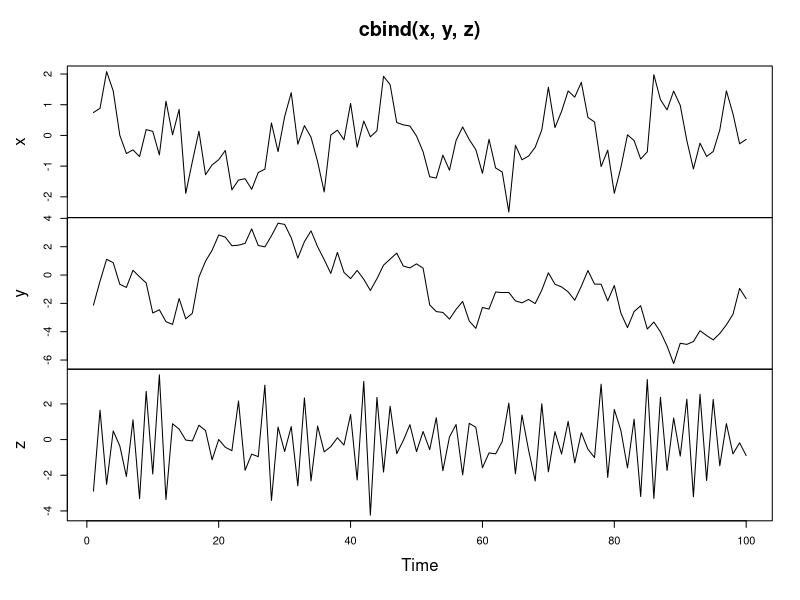
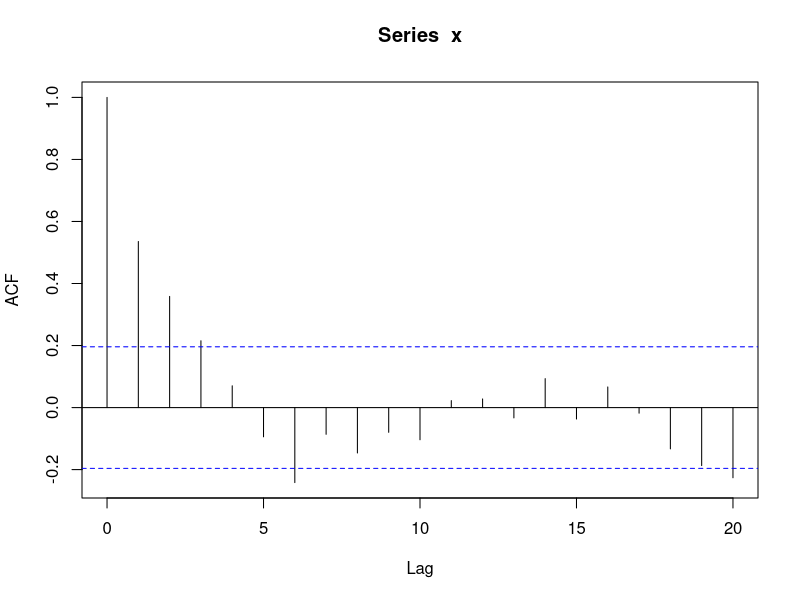
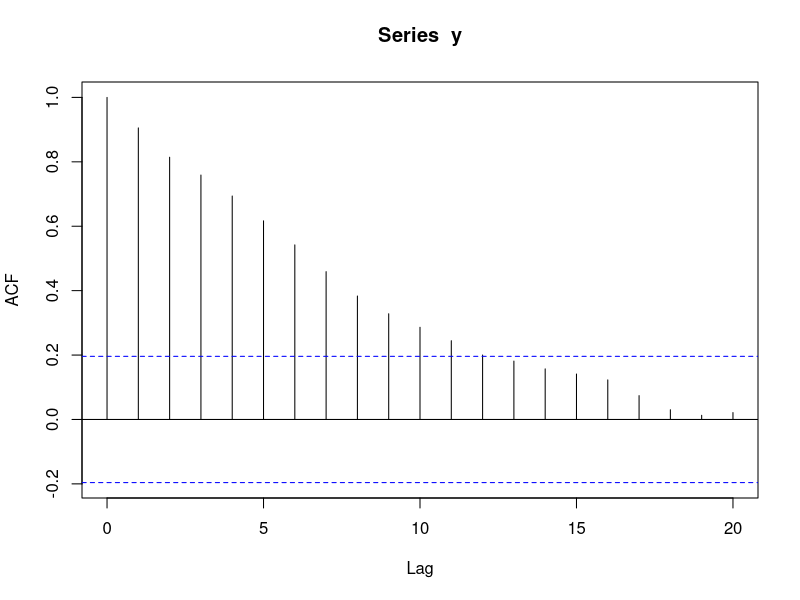
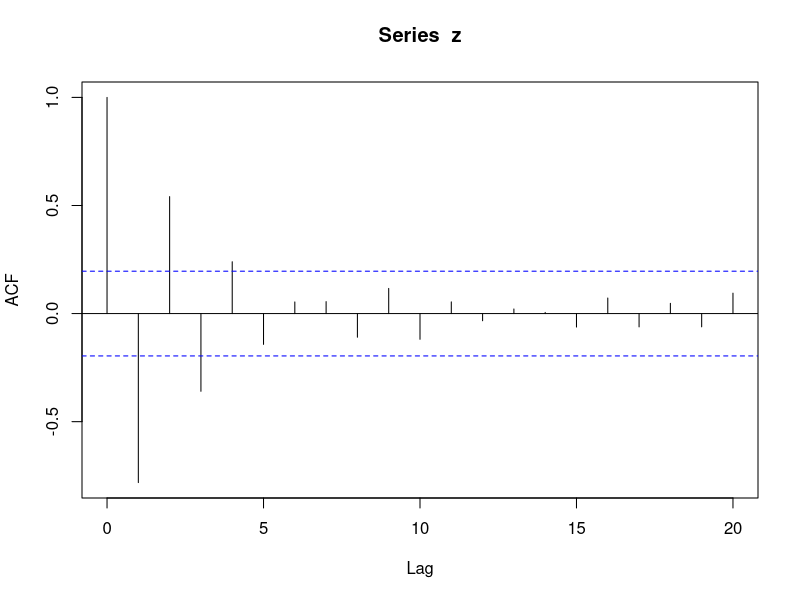
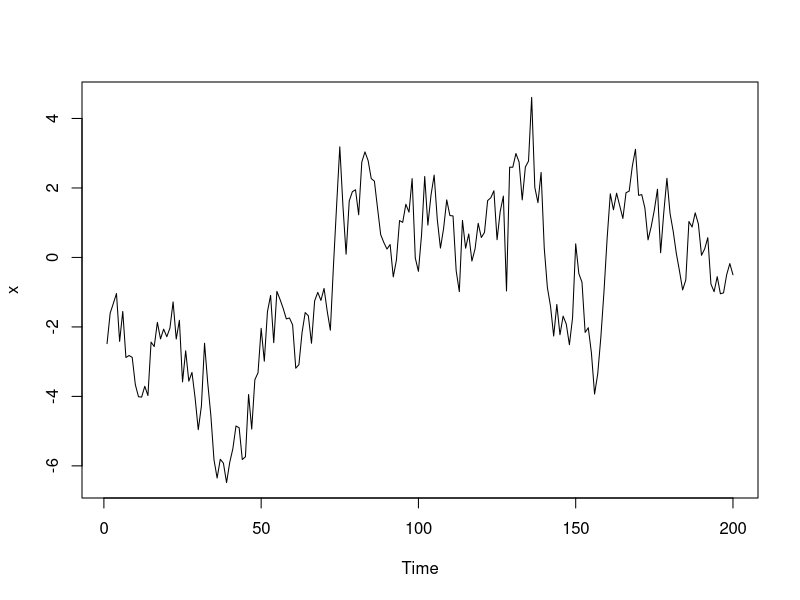
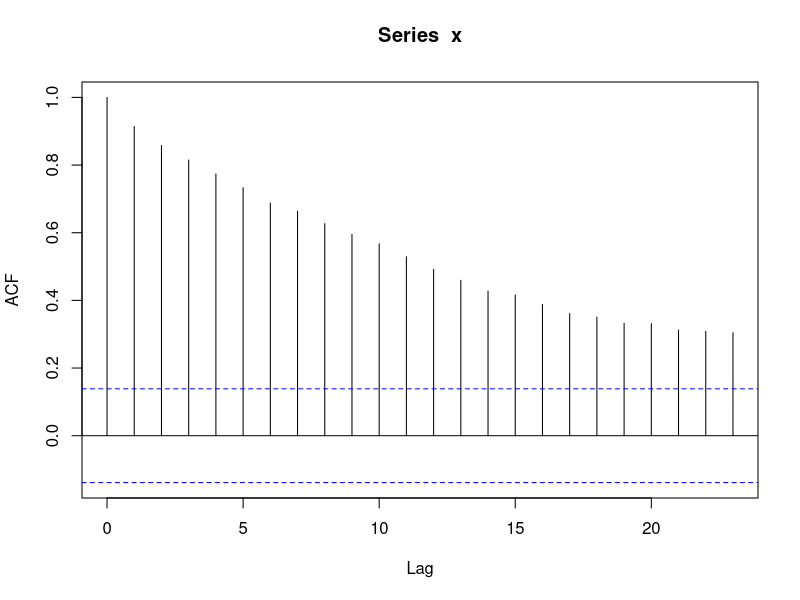
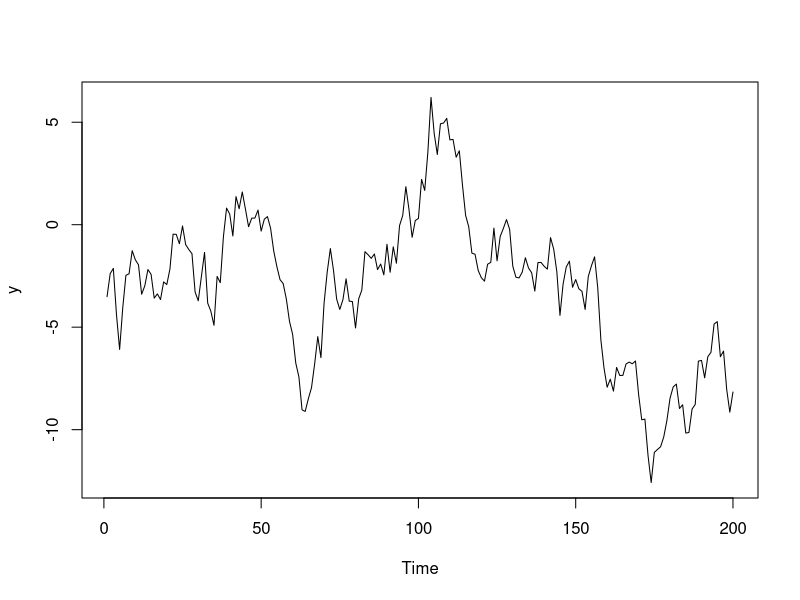
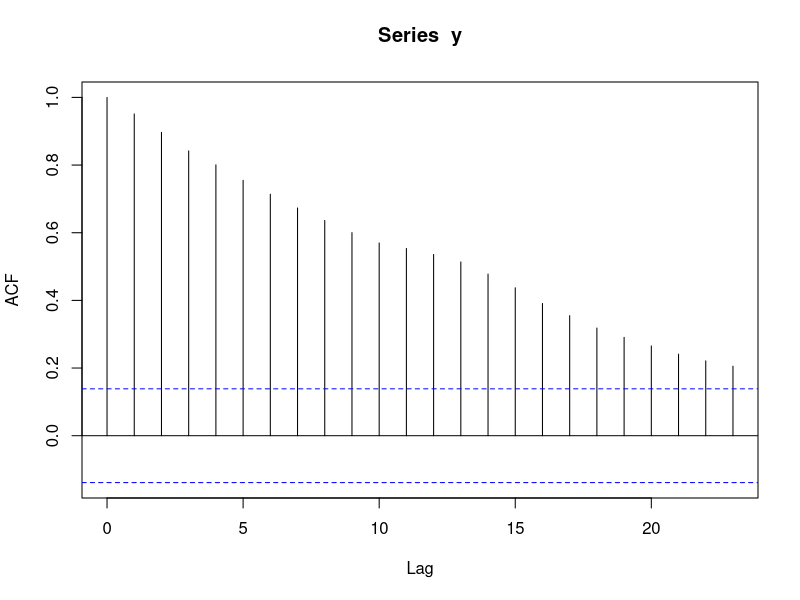

Write R code to recreate these figures, in order. (Note: this script raises an error after producing the figures.)
# Time Series Analysis (Part 4)
# https://campus.datacamp.com/courses/introduction-to-time-series-analysis/autoregression?ex=1


# The Autoregressive Model

# the autoregressive (AR) recursion:
	# Today = Constant + Slope * Yesterday + Noise

# in R (or in this course) we work with the mean centered version of the model:
	# (Today - Mean) = Slope * (Yesterday - Mean) + Noise

# more formally
	# if Et is a white noise (WN) process
	# Yt - m =  B(Yt-1 - m) + Et
		# is then a autoregressive (AR) process
		# where:
			# m is the mean (mew)
			# sigma^2 the variance of the white noise
			# B is the slope coeffecient
				# if slobe B = 0, then:
					# Yt = m + Et
					# or simply a white noise process
					# or written Yt is white noise (m, sigma^2)
				# if slope B != 0
					# then Y depends on both Et and Yt-1 (the white noise AND the previous observation)
					# the process Yt is autocorrelated
				# large values of the slope B lead to greater autocorrelation
				# negative values of the slope B lead to oscillatory time series
		# if m = 0 and B = 1, then:
			# Yt  = Yt-1 + Et
			# which is:
				# Today = Yesterday + Noise
			# but this is a random walk (RW)
			# and Yt is NOT stationary in this case


# Simulate the Autoregressive Model

# the AR model is arguable the most widely used time series model
	# it shares a familiar interpretation of a simple linear regression
	# but each observation is regressed on the previous observation
	# the AR model includes the white noise model (WN) and the random walk (RW) models
	
# arima.sim() can be used to simulate data from an AR model 
	# by setting the model argument equal to list(ar = phi)
		# where phi is a slope parameter from the interval (-1,1)
		# we also need to specify a series length n

# here we will use the arima.sim() to simulate and plot three different AR models

# Simulate an AR model with 0.5 slope
x <- arima.sim(model = list(ar = 0.5), n = 100)

# Simulate an AR model with 0.9 slope
y <- arima.sim(model = list(ar = 0.9), n = 100)

# Simulate an AR model with -0.75 slope
z <- arima.sim(model = list(ar = -0.75), n = 100)

# Plot your simulated data
plot.ts(cbind( x, y, z))


# Estimate the Autocorrelation function (ACF) for an autoregression

# what if you need to estimate the autocorrelation function from your data?
	# use acf()
		# estimates autocorrelation by exploring lags in your data
	# by default, this command generates a plot of the relationship between the currenc observation and the lags extending backwards

# Calculate the ACF for x
acf(x)

# Calculate the ACF for y
acf(y)

# Calculate the ACF for z
acf(z)



# Compare the random walk (RW) and autoregressive (AR) models

# the random walk (RW) model is a special case of the autoregressive (AR) model with a slope parameter of 1
	# recall that the RW is NOT stationary and has strong persistence
	# its sample autocovariance function (ACF) also decays to zero very slowly
		# meaning past values have a long lasting impact on current values

# the stationary AR model has a slope parameter between -1 and 1
	# AR exhibits higher persistence when the slope is closer to 1
		# but its sample ACF also decays to zero at a quick (geometric) rate
			# meaning that values far in the past have little impoact on future values of the process


# Simulate and plot AR model with slope 0.9 
x <- arima.sim(model = list(ar = 0.9), n = 200)
ts.plot(x)
acf(x)

# Simulate and plot AR model with slope 0.98
y <- arima.sim(model = list(ar = 0.98), n = 200)
ts.plot(y)
acf(y)

# Simulate and plot RW model
z <- arima.sim(model = list(order = c(0,1,0)), n = 200)
ts.plot(z)
acf(z)



# AR Model Estimation and Forecasting

# AR Processes: Inflation Rate
	# one-month US inflation rate (in percent, annual rate)
	# monthly observations from 1950 through 1990


data(Mishkin, package = "Ecdat")
inflation <- as.ts(Mishkin[, 1])
ts.plot(inflation)
acf(inflation)

# the inflation data has:
	# strong persistence
	# normally positive values
		# with uptick in the 1970s
	# the acf plot shows
		# strong, positive, but decaying autocorrelation
	# now we apply the AR function with arima()

# we specify ARIMA(1,0,0)
	# this indicates a first order AR model
	# AR_inflation then stores the fitted model
AR_inflation <- arima(inflation, order = c(1,0,0)) 
print(AR_inflation)

# reading the  arima() output
	# ar1 is the slope B is 0.5960
	# the mean or m or intercept is 3.9745 sigma^2 as 9.713
	# the white noise

# AR fitted values:
	# mean(Today) = mean(Mean) + mean(Slope) * (Yesterday - mean(Mean))
		# Yt = m + B(Yt-1 - m)
	# Residuals = Today - mean(Today)

# we can plot the observed values with ts.plot(inflation)
	# then we can plot the modeled values by subtracting the residuals of the arima() model at each point in the time series to get the arima model plotted over the ts.plot()
	# make sure not to close 


AR_inflation_fitted <- inflation - residuals(AR_inflation)

ts.plot(inflation)
points(AR_inflation_fitted, type = "l", col = "red", lty = 2)

# Forecasting
	# can use predict() to forecast the next observation[s] in a series

# forecast one observation ahead
predict(AR_inflation)

# forecast 6 observations ahead
predict(AR_inflation, n.ahead = 6) 



#Estimate the Autoregressive (AR) Model

# for a given time series x we can fit the AR model using arima()
	# order = c(1, 0, 0) specifies the 1st order AR 

# Fit the AR model to x
arima(AirPassengers, order = c(1, 0, 0))

# Copy and paste the slope (ar1) estimate
0.9646

# Copy and paste the slope mean (intercept) estimate
278.4649

# Copy and paste the innovation variance (sigma^2) estimate
1119

# Fit the AR model to AirPassengers
AR <- arima(AirPassengers, order = c(1, 0, 0))
print(AR)

# Run the following commands to plot the series and fitted values
ts.plot(AirPassengers)
AR_fitted <- AirPassengers - residuals(AR)
points(AR_fitted, type = "l", col = 2, lty = 2)



# Simple Forecasts From an Estimated AR Model

# predict() is used for forecasting, and generates an object
	# the $pred value[s] is the forecast
	# the $se value is the standard error of the forecast
	# the argument n.ahead in predict() establishes a forecasting horizon


# Fit an AR model to Nile
AR_fit <-arima(Nile, order  = c(1, 0, 0))
print(AR_fit)

# Use predict() to make a 1-step forecast
predict_AR <- predict(AR_fit)

# Obtain the 1-step forecast using $pred[1]
predict_AR$pred[1]

# Use predict to make 1-step through 10-step forecasts
predict(AR_fit, n.ahead = 10)

# Run to plot the Nile series plus the forecast and 95% prediction intervals
ts.plot(Nile, xlim = c(1871, 1980))
AR_forecast <- predict(AR_fit, n.ahead = 10)$pred
AR_forecast_se <- predict(AR_fit, n.ahead = 10)$se
points(AR_forecast, type = "l", col = 2)
points(AR_forecast - 2*AR_forecast_se, type = "l", col = 2, lty = 2)
points(AR_forecast + 2*AR_forecast_se, type = "l", col = 2, lty = 2)

